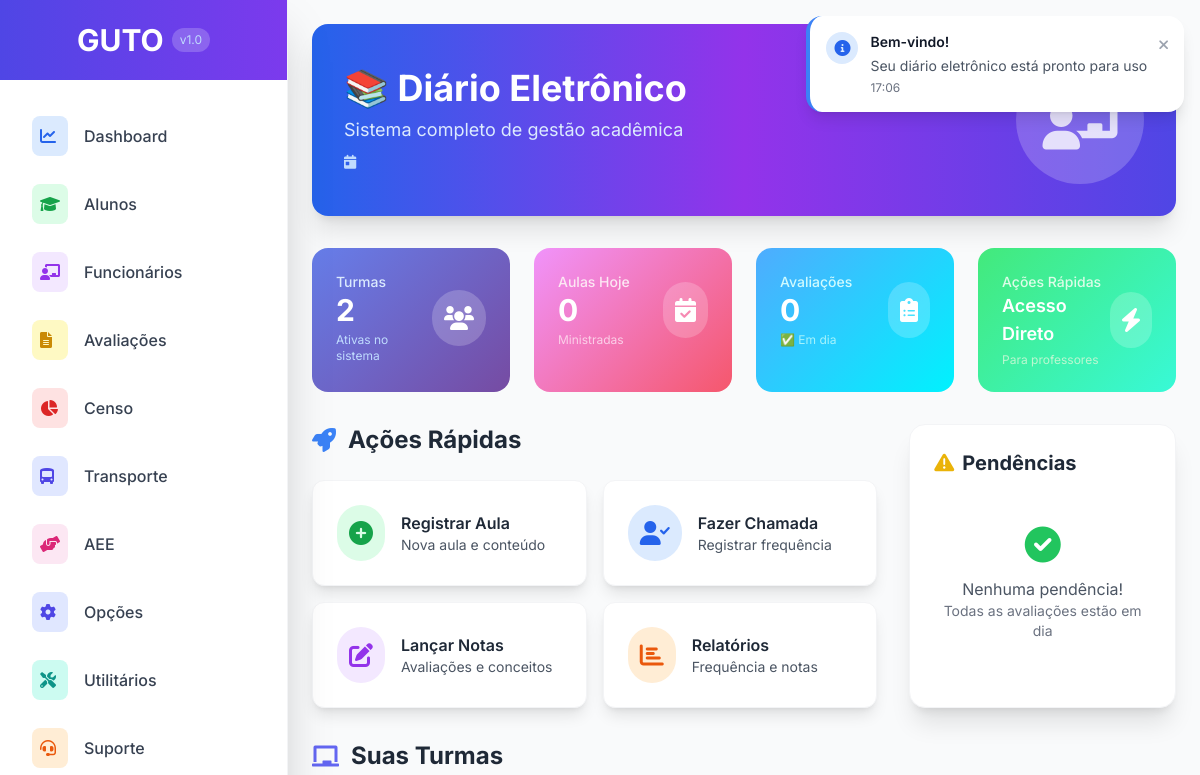
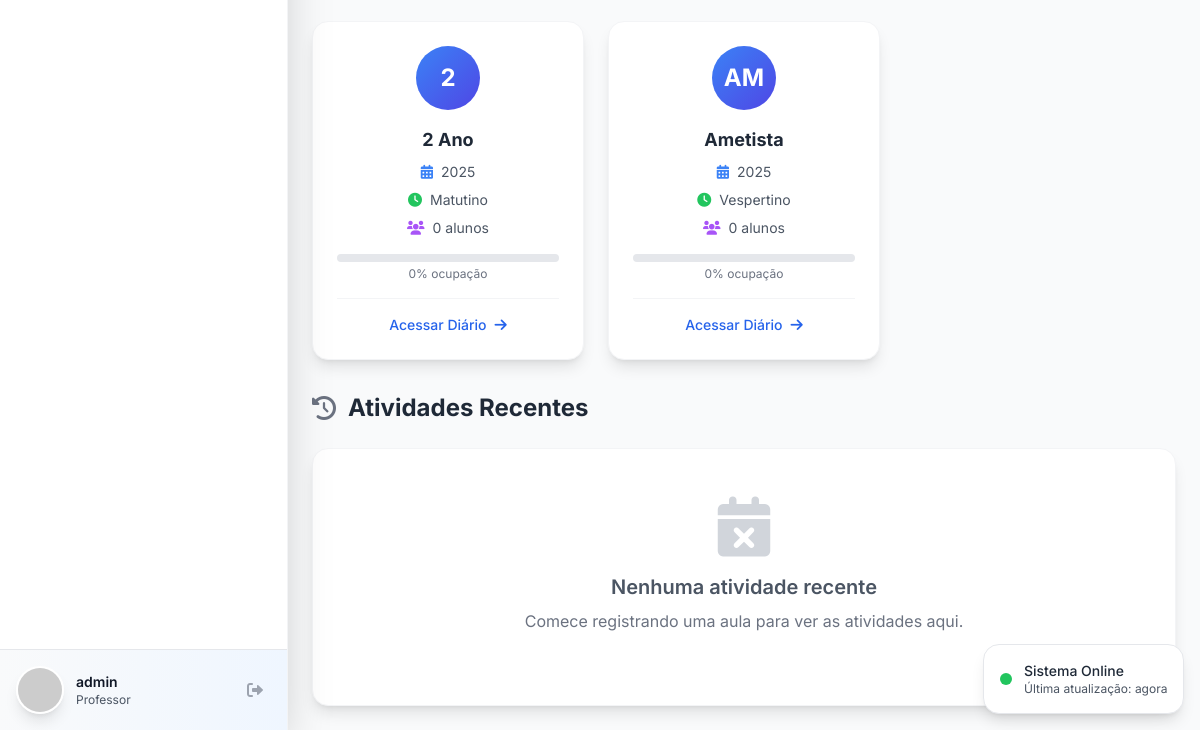
/avaliacao/diario-dashboard/ (signed in), run on an earlier commit of the app's database (2 pictures, top to bottom).
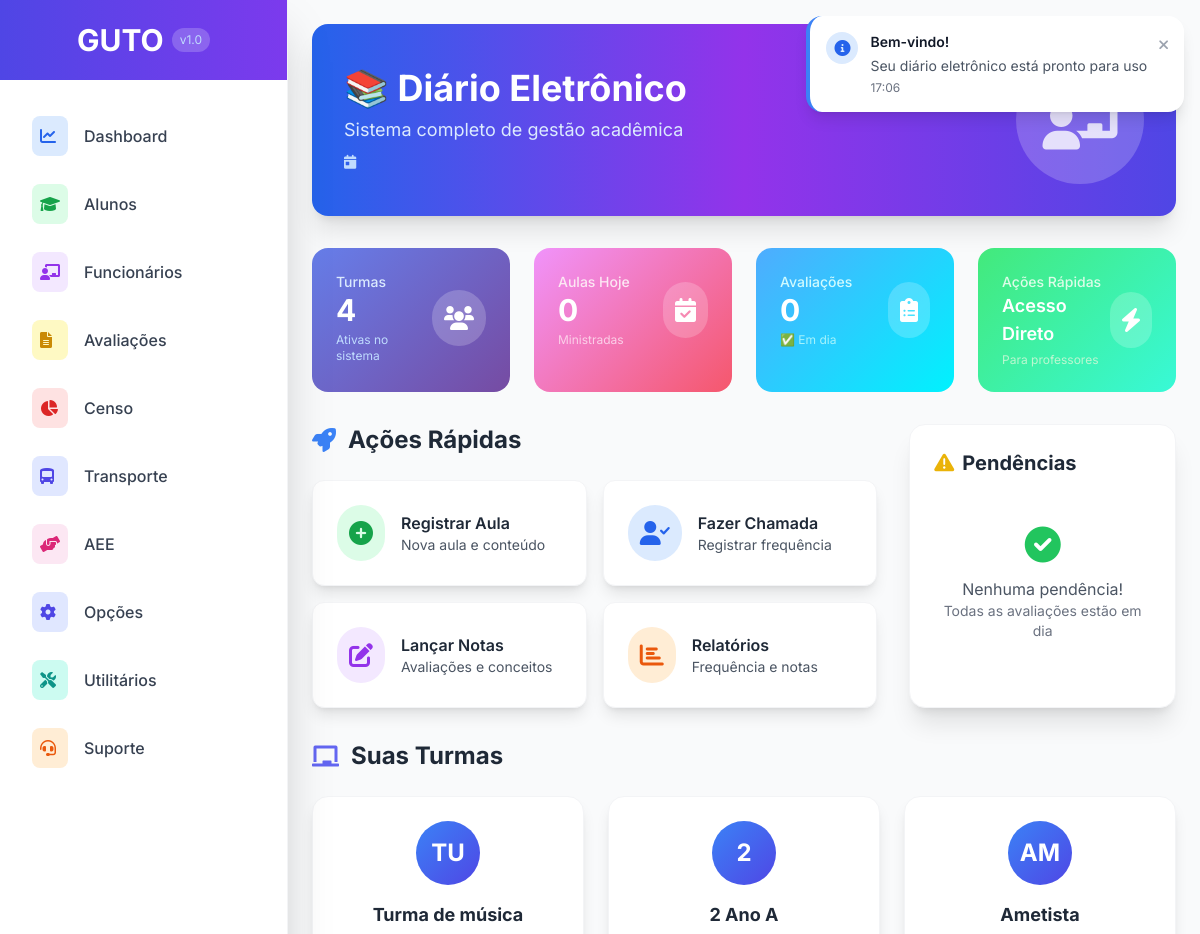
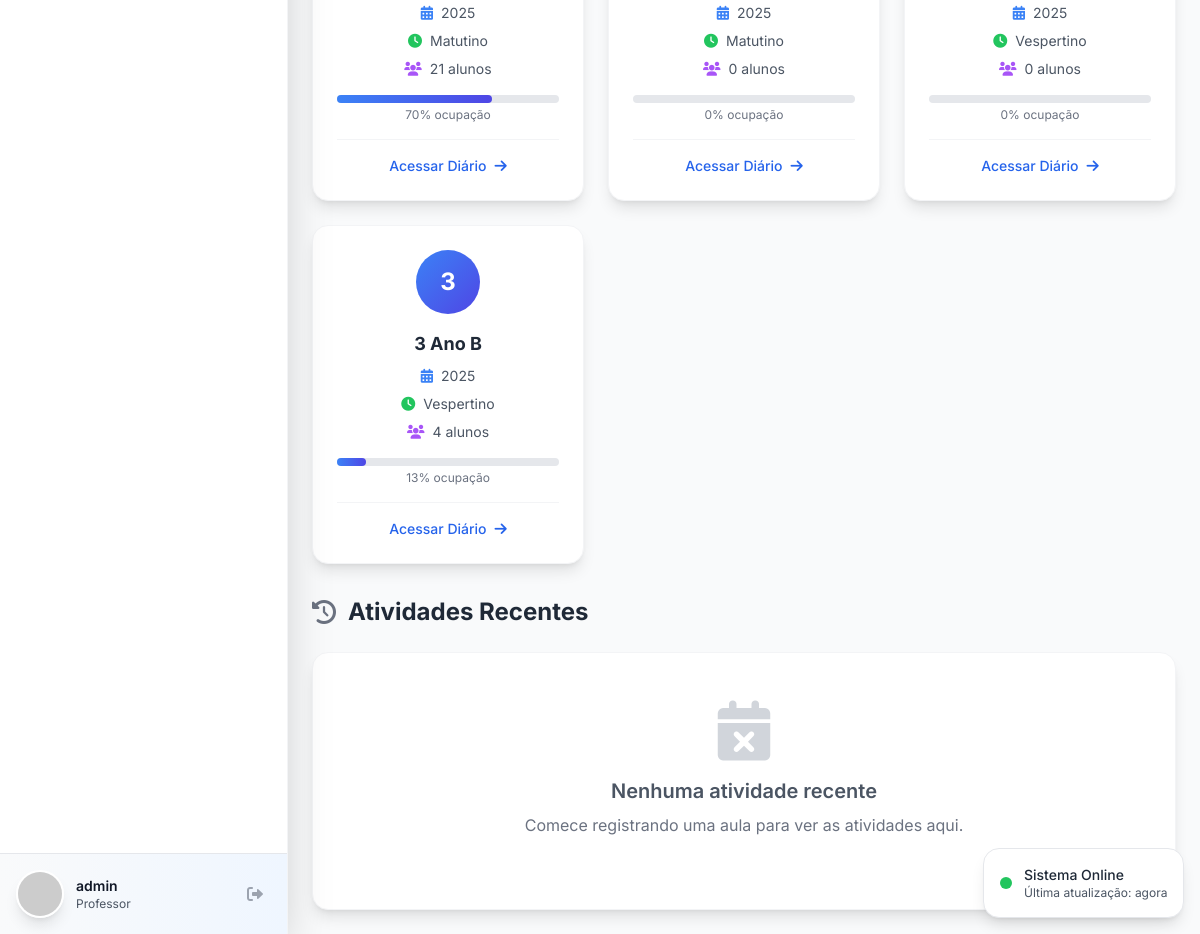
And on a later commit of the database (2 pictures, top to bottom).
### avaliacao/models.py (models this page shows, shortened)
class Turma(models.Model):
    TIPO_ENSINO_CHOICES = [
        ('EDUCACAO_INFANTIL', 'Educação Infantil'),
        ('ENSINO_FUNDAMENTAL_I', 'Ensino Fundamental I'),
        ('ENSINO_FUNDAMENTAL_II', 'Ensino Fundamental II'),
        ('ENSINO_MEDIO', 'Ensino Médio'),
        ('EJA', 'Educação de Jovens e Adultos'),
        ('TECNICO', 'Técnico'),
    ]
    ANO_SERIE_CHOICES = [
        ('BERÇARIO', 'Berçário'),
        ('MATERNAL_I', 'Maternal I'),
        ('MATERNAL_II', 'Maternal II'),
        ('PRE_I', 'Pré I'),
        ('PRE_II', 'Pré II'),
        ('1_ANO', '1º Ano'),
        ('2_ANO', '2º Ano'),
        ('3_ANO', '3º Ano'),
        ('4_ANO', '4º Ano'),
        ('5_ANO', '5º Ano'),
        ('6_ANO', '6º Ano'),
        ('7_ANO', '7º Ano'),
        ('8_ANO', '8º Ano'),
        ('9_ANO', '9º Ano'),
        ('1_SERIE', '1ª Série'),
        ('2_SERIE', '2ª Série'),
        ('3_SERIE', '3ª Série'),
    ]
    TURNO_CHOICES = [
        ('MATUTINO', 'Matutino'),
        ('VESPERTINO', 'Vespertino'),
        ('NOTURNO', 'Noturno'),
        ('INTEGRAL', 'Integral'),
    ]
    nome = models.CharField(max_length=255, verbose_name="Nome da Turma")
    periodo_letivo = models.CharField(max_length=4, default=str(date.today().year), verbose_name="Período Letivo")
    tipo_ensino = models.CharField(max_length=50, choices=TIPO_ENSINO_CHOICES, verbose_name="Tipo de Ensino")
    ano_serie = models.CharField(max_length=50, choices=ANO_SERIE_CHOICES, verbose_name="Ano/Série")
    turno = models.CharField(max_length=20, choices=TURNO_CHOICES, verbose_name="Turno")
    diario_fechado = models.BooleanField(default=False, verbose_name="Diário Fechado")
    vagas_total = models.IntegerField(default=30, verbose_name="Total de Vagas")
    data_criacao = models.DateTimeField(auto_now_add=True, verbose_name="Data de Criação", null=True, blank=True)
    usuario_criacao = models.ForeignKey(User, on_delete=models.PROTECT, verbose_name="Criado por", null=True, blank=True)
    class Meta:
        verbose_name = "Turma"
        verbose_name_plural = "Turmas"
        unique_together = ['nome', 'periodo_letivo']
        ordering = ['periodo_letivo', 'ano_serie', 'nome']
    def get_total_alunos(self):
        return self.enturmacoes.filter(ativo=True).count()
    def get_percentual_ocupacao(self):
        if self.vagas_total == 0:
            return 0
        return round((self.get_total_alunos() * 100) / self.vagas_total)

### avaliacao/views.py (the view)
# urls.py: path('diario-dashboard/', views.diario_dashboard, name='diario_dashboard'),
@login_required
def diario_dashboard(request):
    if request.user.groups.filter(name='Professor').exists():
        turmas_ids = AulaRegistrada.objects.filter(
            professor=request.user
        ).values_list('turma', flat=True).distinct()
        turmas = Turma.objects.filter(id__in=turmas_ids)
    else:
        turmas = Turma.objects.all()[:12]  # Limite para performance
    total_turmas = turmas.count()
    aulas_hoje = AulaRegistrada.objects.filter(
        data_aula=date.today(),
        professor=request.user if request.user.groups.filter(name='Professor').exists() else None
    ).count()
    avaliacoes_pendentes = Avaliacao.objects.filter(
        notas_lancadas=False,
        data_aplicacao__lte=date.today()
    )
    if request.user.groups.filter(name='Professor').exists():
        avaliacoes_pendentes = avaliacoes_pendentes.filter(professor=request.user)
    aulas_recentes = AulaRegistrada.objects.filter(
        professor=request.user if request.user.groups.filter(name='Professor').exists() else None
    ).order_by('-data_aula', '-horario_inicio')[:8]
    context = {
        'turmas': turmas,
        'total_turmas': total_turmas,
        'aulas_hoje': aulas_hoje,
        'avaliacoes_pendentes': avaliacoes_pendentes.count(),
        'avaliacoes_pendentes_list': avaliacoes_pendentes[:5],
        'aulas_recentes': aulas_recentes,
    }
    return render(request, 'avaliacao/diario_dashboard.html', context)

### templates/avaliacao/diario_dashboard.html (shortened to what the changed rows need)
{% extends 'base.html' %}
{% block content %}
<div class="max-w-7xl mx-auto">
    <div class="mb-8">
        <div class="bg-gradient-to-r from-blue-600 via-purple-600 to-indigo-600 rounded-2xl p-8 text-white shadow-xl">
            <div class="flex items-center justify-between">
                <div>
                    <h1 class="text-4xl font-bold mb-2">📚 Diário Eletrônico</h1>
                </div>
            </div>
        </div>
    </div>
    <div class="grid grid-cols-1 md:grid-cols-2 lg:grid-cols-4 gap-6 mb-8">
        <div class="gradient-card-1 rounded-2xl p-6 text-white card-hover">
            <div class="flex items-center justify-between">
                <div>
                    <p class="text-blue-100 text-sm font-medium">Turmas</p>
                    <p class="text-3xl font-bold">{{ total_turmas }}</p>
                    <p class="text-blue-200 text-xs mt-1">Ativas no sistema</p>
                </div>
            </div>
        </div>
    </div>
    <div class="grid grid-cols-1 lg:grid-cols-3 gap-8 mb-8">
        <div class="lg:col-span-2">
            <h2 class="text-2xl font-bold text-gray-800 mb-6 flex items-center">
                <i class="fas fa-rocket text-blue-500 mr-3"></i>
                Ações Rápidas
            </h2>
        </div>
    </div>
    <div class="mb-8">
        <h2 class="text-2xl font-bold text-gray-800 mb-6 flex items-center">
            <i class="fas fa-chalkboard text-indigo-500 mr-3"></i>
            Suas Turmas
        </h2>
        {% if turmas %}
            <div class="grid grid-cols-1 md:grid-cols-2 lg:grid-cols-3 xl:grid-cols-4 gap-6">
                {% for turma in turmas %}
                    <a href="#" class="bg-white rounded-2xl shadow-lg border border-gray-100 p-6 card-hover block">
                        <div class="text-center">
                            <div class="inline-flex items-center justify-center w-16 h-16 bg-gradient-to-br from-blue-500 to-indigo-600 rounded-full text-white text-2xl font-bold mb-4">
                                {{ turma.nome|slice:":2"|upper }}
                            </div>
                            <h3 class="font-bold text-gray-800 text-lg mb-2">{{ turma.nome }}</h3>
                            <div class="space-y-2">
                                <div class="flex items-center justify-center text-sm text-gray-600">
                                    <i class="fas fa-calendar-alt mr-2 text-blue-500"></i>
                                    <span>{{ turma.periodo_letivo }}</span>
                                </div>
                                <div class="flex items-center justify-center text-sm text-gray-600">
                                    <i class="fas fa-clock mr-2 text-green-500"></i>
                                    <span>{{ turma.get_turno_display }}</span>
                                </div>
                                <div class="flex items-center justify-center text-sm text-gray-600">
                                    <i class="fas fa-users mr-2 text-purple-500"></i>
                                    <span>{{ turma.get_total_alunos }} aluno{{ turma.get_total_alunos|pluralize }}</span>
                                </div>
                            </div>
                            <div class="mt-4">
                                <div class="bg-gray-200 rounded-full h-2">
                                    <div class="bg-gradient-to-r from-blue-500 to-indigo-600 h-2 rounded-full"
                                         style="width: {{ turma.get_percentual_ocupacao }}%"></div>
                                </div>
                                <p class="text-xs text-gray-500 mt-1">{{ turma.get_percentual_ocupacao }}% ocupação</p>
                            </div>
                            <div class="mt-4 pt-4 border-t border-gray-100">
                                <span class="text-blue-600 font-medium text-sm flex items-center justify-center">
                                    Acessar Diário
                                    <i class="fas fa-arrow-right ml-2"></i>
                                </span>
                            </div>
                        </div>
                    </a>
                {% endfor %}
            </div>
        {% endif %}
    </div>
    <div>
        <h2 class="text-2xl font-bold text-gray-800 mb-6 flex items-center">
            <i class="fas fa-history text-gray-500 mr-3"></i>
            Atividades Recentes
        </h2>
    </div>
</div>
{% endblock %}

What changed in the data, as far as the page shows it:
added Turma: nome "TU", nome "Turma de música", periodo_letivo "2025", turno "Matutino", get_total_alunos "21", get_percentual_ocupacao "70"
changed Turma: nome "2 Ano" → "2 Ano A"
added Turma: nome "3", nome "3 Ano B", periodo_letivo "2025", turno "Vespertino", get_total_alunos "4", get_percentual_ocupacao "13"
Also different on the page:
{{ total_turmas }}: "2" → "4"
